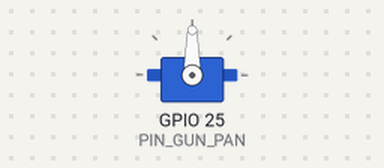
Recording of a sketch running on a simulated ESP32. Parts: servo. What the sketch prints to the serial monitor is not drawn.

Above: at 1.05 s.
Timing chart, 0 to 9.1 s (numbered marks = the images above):
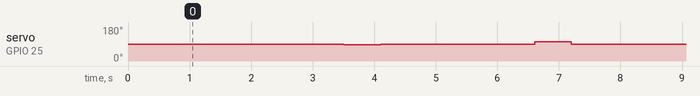

The sketch:

test_05_deckgun.ino
```cpp
/*
 * test_05_deckgun.ino
 * Bench test for deck gun pan servo (continuous rotation).
 * Direct GPIO — no PCA9685.
 *
 *   GPIO 25 — Pan (continuous rotation servo)
 *
 * Tilt was dropped — see NOTES.md.
 *
 * Wiring:
 *   Servo red   → ESP32 5V/VIN pin  (USB 5V rail — do NOT use 3.3V)
 *   Servo brown → ESP32 GND
 *   Pan  signal → GPIO 25
 *
 * Continuous servo: 1500 µs = stop, <1500 = right, >1500 = left.
 * Dead-band varies by servo — if it won't move, nudge values away from 1500.
 * If it creeps at stop, trim PAN_STOP_US ±5 µs until it holds still.
 *
 * Open Serial Monitor at 115200.
 *
 * Library required: ESP32Servo (install via Library Manager)
 */

#include <ESP32Servo.h>

#define PIN_GUN_PAN         25

#define PAN_STOP_US         1500
#define PAN_SLOW_RIGHT_US   1470   // nudge toward 1440 if too slow, toward 1500 if too fast
#define PAN_SLOW_LEFT_US    1560

#define PAN_TRAVEL_MS       600    // how long to rotate each direction
#define PAN_STOP_MS         2500   // dwell at stop between directions

Servo panServo;

enum PanState { PAN_RIGHT, PAN_STOPPING_1, PAN_LEFT, PAN_STOPPING_2 };
PanState panState   = PAN_STOPPING_2;
uint32_t panStateMs = 0;

void setup() {
  Serial.begin(115200);

  panServo.attach(PIN_GUN_PAN, 1000, 2000);
  panServo.writeMicroseconds(PAN_STOP_US);

  Serial.println("=== test_05_deckgun ===");
  Serial.printf("Pan: STOP=%d  RIGHT=%d  LEFT=%d µs  travel=%dms  stop=%dms\n",
                PAN_STOP_US, PAN_SLOW_RIGHT_US, PAN_SLOW_LEFT_US,
                PAN_TRAVEL_MS, PAN_STOP_MS);
  Serial.println("-- starting in 1 s --");

  delay(1000);
  panStateMs = millis();
}

void loop() {
  uint32_t now = millis();

  switch (panState) {
    case PAN_STOPPING_2:
      if (now - panStateMs >= PAN_STOP_MS) {
        panState   = PAN_RIGHT;
        panStateMs = now;
        panServo.writeMicroseconds(PAN_SLOW_RIGHT_US);
        Serial.println("starting right pan");
      }
      break;

    case PAN_RIGHT:
      if (now - panStateMs >= PAN_TRAVEL_MS) {
        panState   = PAN_STOPPING_1;
        panStateMs = now;
        panServo.writeMicroseconds(PAN_STOP_US);
        Serial.println("stop");
      }
      break;

    case PAN_STOPPING_1:
      if (now - panStateMs >= PAN_STOP_MS) {
        panState   = PAN_LEFT;
        panStateMs = now;
        panServo.writeMicroseconds(PAN_SLOW_LEFT_US);
        Serial.println("starting left pan");
      }
      break;

    case PAN_LEFT:
      if (now - panStateMs >= PAN_TRAVEL_MS) {
        panState   = PAN_STOPPING_2;
        panStateMs = now;
        panServo.writeMicroseconds(PAN_STOP_US);
        Serial.println("stop");
      }
      break;
  }
}
```

Measured:
- by itself, servo on GPIO 25 (PIN_GUN_PAN): repeats every 6.2 s: 90° 2.5 s, 101° 0.60 s, 90° 2.5 s, 85° 0.60 s
